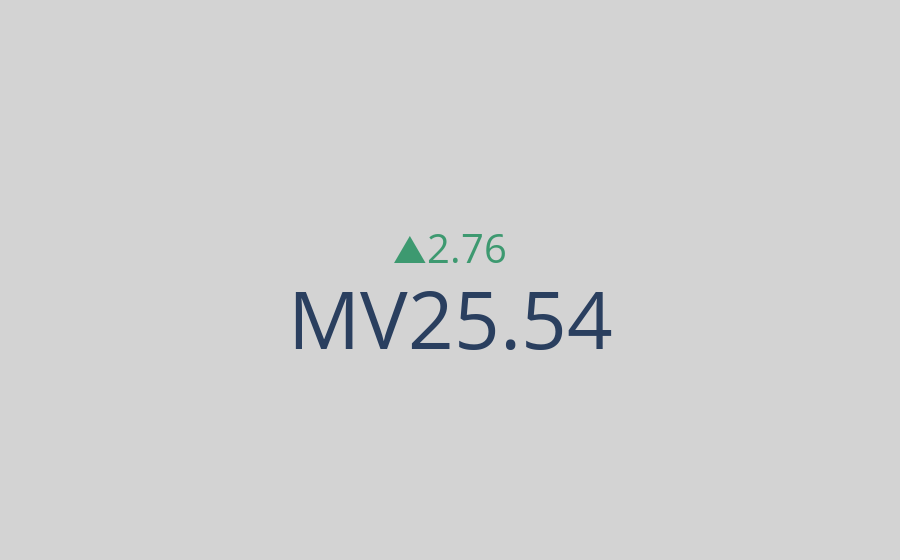

Notebook source saved alongside this figure:
### Code cell
fig = go.Figure(go.Indicator(
    mode = "number+delta",
    value = predicted_capacity[0],
    number = {'prefix': "MV"},
    delta = {'position': "top", 'reference': df_2023},
    domain = {'x': [0, 1], 'y': [0, 1]}))

fig.update_layout(paper_bgcolor = "lightgray")

fig.show()

### Figure 1 — Plotly figure (JSON) as saved in the notebook; plotly's stock layout.template omitted (floating-point values rounded to 4 significant figures)
{"data": [{"delta": {"position": "top", "reference": 22.78}, "domain": {"x": [0, 1], "y": [0, 1]}, "mode": "number+delta", "number": {"prefix": "MV"}, "type": "indicator", "value": 25.54}], "layout": {"autosize": true, "paper_bgcolor": "lightgray"}}
